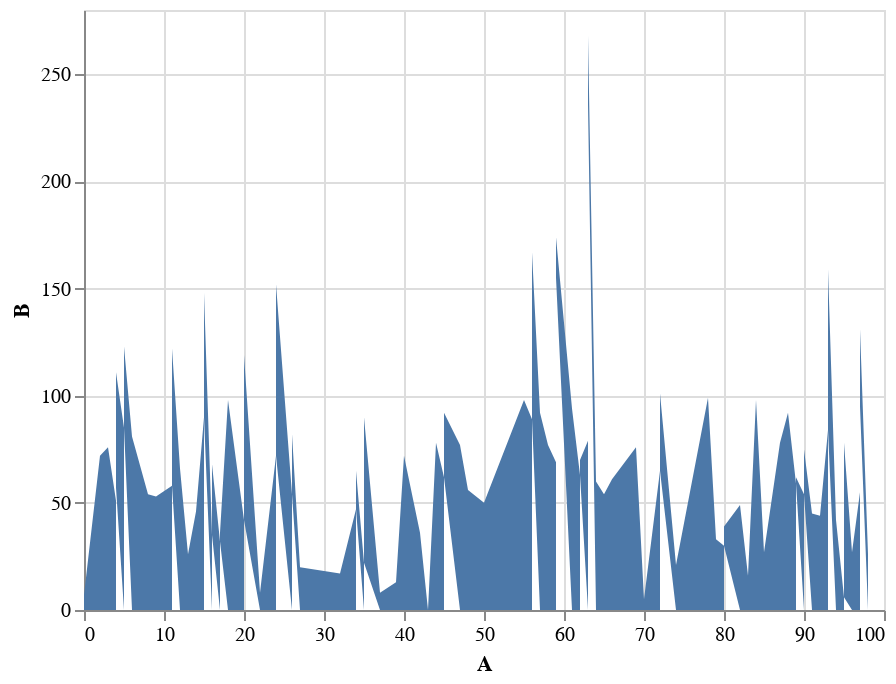

Notebook code cell kept with this figure:
### Code cell
(
    alt.Chart(df)
    .mark_area()
    .encode(
        x='A',
        y='B'
    )
)

### Figure 1 — Vega-Lite specification as saved in the notebook (floating-point values rounded to 4 significant figures)
{"config": {"view": {"continuousWidth": 400, "continuousHeight": 300}}, "data": {"name": "data-80e90405a55fd9b6d144064e455399ff"}, "mark": "area", "encoding": {"x": {"field": "A", "type": "quantitative"}, "y": {"field": "B", "type": "quantitative"}}, "$schema": "https://vega.github.io/schema/vega-lite/v4.17.0.json", "datasets": {"data-80e90405a55fd9b6d144064e455399ff": [{"A": 91, "B": 45, "C": 8, "D": 36}, {"A": 95, "B": 6, "C": 2, "D": 93}, {"A": 92, "B": 44, "C": 96, "D": 71}, {"A": 63, "B": 79, "C": 77, "D": 15}, {"A": 12, "B": 66, "C": 37, "D": 58}, {"A": 45, "B": 62, "C": 62, "D": 73}, {"A": 80, "B": 30, "C": 35, "D": 24}, {"A": 95, "B": 72, "C": 82, "D": 49}, {"A": 97, "B": 55, "C": 0, "D": 79}, {"A": 4, "B": 51, "C": 97, "D": 35}, {"A": 98, "B": 26, "C": 7, "D": 51}, {"A": 63, "B": 90, "C": 14, "D": 3}, {"A": 89, "B": 59, "C": 65, "D": 6}, {"A": 72, "B": 65, "C": 47, "D": 44}, {"A": 56, "B": 89, "C": 22, "D": 93}, {"A": 45, "B": 30, "C": 37, "D": 25}, {"A": 79, "B": 33, "C": 36, "D": 10}, {"A": 11, "B": 58, "C": 91, "D": 89}, {"A": 93, "B": 84, "C": 19, "D": 11}, {"A": 98, "B": 58, "C": 55, "D": 35}, {"A": 59, "B": 69, "C": 84, "D": 26}, {"A": 34, "B": 47, "C": 39, "D": 76}, {"A": 87, "B": 78, "C": 48, "D": 73}, {"A": 4, "B": 6, "C": 4, "D": 41}, {"A": 50, "B": 50, "C": 76, "D": 22}, {"A": 80, "B": 9, "C": 39, "D": 3}, {"A": 35, "B": 22, "C": 9, "D": 31}, {"A": 43, "B": 0, "C": 99, "D": 27}, {"A": 39, "B": 13, "C": 64, "D": 84}, {"A": 70, "B": 5, "C": 15, "D": 76}, {"A": 20, "B": 42, "C": 63, "D": 23}, {"A": 59, "B": 86, "C": 31, "D": 4}, {"A": 16, "B": 35, "C": 40, "D": 52}, {"A": 26, "B": 54, "C": 58, "D": 15}, {"A": 57, "B": 92, "C": 13, "D": 60}, {"A": 64, "B": 60, "C": 36, "D": 51}, {"A": 48, "B": 56, "C": 4, "D": 25}, {"A": 3, "B": 76, "C": 39, "D": 2}, {"A": 24, "B": 72, "C": 34, "D": 19}, {"A": 44, "B": 78, "C": 21, "D": 42}, {"A": 56, "B": 78, "C": 35, "D": 57}, {"A": 34, "B": 18, "C": 82, "D": 12}, {"A": 9, "B": 53, "C": 70, "D": 40}, {"A": 97, "B": 40, "C": 64, "D": 36}, {"A": 65, "B": 54, "C": 83, "D": 33}, {"A": 94, "B": 42, "C": 83, "D": 86}, {"A": 40, "B": 72, "C": 90, "D": 31}, {"A": 82, "B": 49, "C": 68, "D": 56}, {"A": 15, "B": 90, "C": 41, "D": 98}, {"A": 55, "B": 98, "C": 53, "D": 93}, {"A": 69, "B": 76, "C": 99, "D": 63}, {"A": 0, "B": 7, "C": 57, "D": 68}, {"A": 11, "B": 64, "C": 23, "D": 15}, {"A": 85, "B": 27, "C": 26, "D": 27}, {"A": 63, "B": 21, "C": 56, "D": 48}, {"A": 14, "B": 46, "C": 28, "D": 64}, {"A": 58, "B": 77, "C": 85, "D": 63}, {"A": 13, "B": 26, "C": 93, "D": 32}, {"A": 61, "B": 94, "C": 64, "D": 73}, {"A": 22, "B": 8, "C": 96, "D": 93}, {"A": 18, "B": 98, "C": 65, "D": 44}, {"A": 20, "B": 77, "C": 10, "D": 81}, {"A": 63, "B": 24, "C": 18, "D": 28}, {"A": 97, "B": 36, "C": 92, "D": 32}, {"A": 72, "B": 36, "C": 67, "D": 5}, {"A": 63, "B": 22, "C": 64, "D": 37}, {"A": 96, "B": 27, "C": 59, "D": 81}, {"A": 26, "B": 28, "C": 23, "D": 1}, {"A": 88, "B": 92, "C": 57, "D": 59}, {"A": 16, "B": 33, "C": 82, "D": 50}, {"A": 4, "B": 54, "C": 10, "D": 8}, {"A": 5, "B": 85, "C": 69, "D": 81}, {"A": 62, "B": 63, "C": 73, "D": 54}, {"A": 63, "B": 32, "C": 29, "D": 75}, {"A": 32, "B": 17, "C": 76, "D": 84}, {"A": 84, "B": 98, "C": 73, "D": 67}, {"A": 37, "B": 8, "C": 96, "D": 66}, {"A": 93, "B": 75, "C": 92, "D": 32}, {"A": 83, "B": 16, "C": 16, "D": 80}, {"A": 2, "B": 72, "C": 69, "D": 56}, {"A": 62, "B": 7, "C": 36, "D": 48}, {"A": 90, "B": 54, "C": 18, "D": 49}, {"A": 15, "B": 58, "C": 24, "D": 37}, {"A": 42, "B": 36, "C": 60, "D": 44}, {"A": 90, "B": 21, "C": 24, "D": 55}, {"A": 5, "B": 38, "C": 95, "D": 97}, {"A": 35, "B": 68, "C": 7, "D": 15}, {"A": 98, "B": 38, "C": 37, "D": 45}, {"A": 74, "B": 21, "C": 47, "D": 27}, {"A": 66, "B": 61, "C": 60, "D": 63}, {"A": 78, "B": 99, "C": 94, "D": 1}, {"A": 8, "B": 54, "C": 9, "D": 17}, {"A": 47, "B": 77, "C": 85, "D": 61}, {"A": 27, "B": 20, "C": 5, "D": 55}, {"A": 17, "B": 32, "C": 62, "D": 96}, {"A": 6, "B": 81, "C": 83, "D": 24}, {"A": 89, "B": 3, "C": 45, "D": 64}, {"A": 17, "B": 4, "C": 26, "D": 92}, {"A": 59, "B": 19, "C": 41, "D": 1}, {"A": 24, "B": 80, "C": 35, "D": 10}]}}
